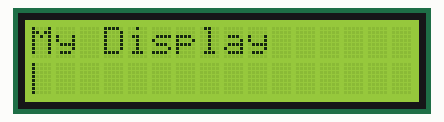
A sketch run on a simulated Arduino Uno, built with avr-gcc and run on an emulated ATmega328P. Parts: 16×2 character LCD.

Above: at 0.12 s.
At 5.03 s:
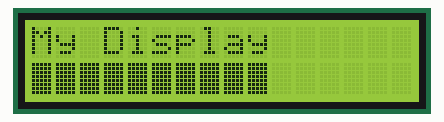
At 10.05 s:
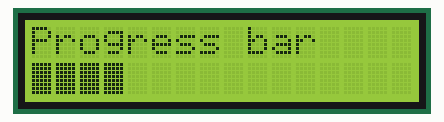
At 19.98 s:
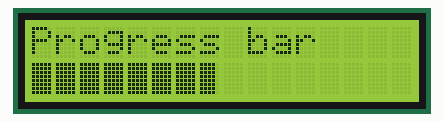
At 29.91 s:
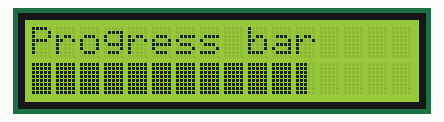
At 39.94 s:
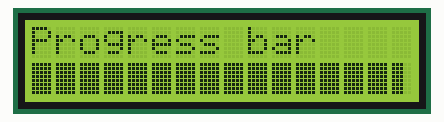

The sketch:

12.2.Progress_Bar.ino
```cpp
#include <LiquidCrystal.h> // Подключение библиотеки ЖК-дисплея
LiquidCrystal lcd(2, 3, 4, 5, 6, 7); // Инициализация экземпляра библиотеки LiquidCrystal с номерами шин интерфейса

//Определяем массивы байтов символов для индикатора хода выполнения задачи
byte p20[8] {B10000, B10000, B10000, B10000, B10000, B10000, B10000, B10000};
byte p40[8] {B11000, B11000, B11000, B11000, B11000, B11000, B11000, B11000};
byte p60[8] {B11100, B11100, B11100, B11100, B11100, B11100, B11100, B11100};
byte p80[8] {B11110, B11110, B11110, B11110, B11110, B11110, B11110, B11110};
byte p100[8] {B11111, B11111, B11111, B11111, B11111, B11111, B11111, B11111};

void setup() {
  lcd.begin(16, 2); // Настройка экземпляра дисплея - число столбцов и строк:
  lcd.print("My Display"); // Вывод текстового сообщения на экран дисплея

  //Создаём символы хода выполнения задачи
  lcd.createChar(0, p20);
  lcd.createChar(1, p40);
  lcd.createChar(2, p60);
  lcd.createChar(3, p80);
  lcd.createChar(4, p100);
}

void loop() {
  lcd.print("Progress bar"); // Вывод текстового сообщения на экран дисплея
  lcd.setCursor(0, 1); // Установить курсор на вторую строку в первую позицию
  lcd.print(""); // Очищаем дисплей

  for (int i = 0; i < 16; i++) {
    for (int j = 0; j < 5; j++) {
      lcd.setCursor(i, 1); // Перемещаем курсор в эту позицию
      lcd.write(j); // Обновляем индикатор хода выполнения задачи
      delay(100); // Пауза 100 мс
    }
  }
  lcd.clear(); //Очищаем дисплей
}
```
